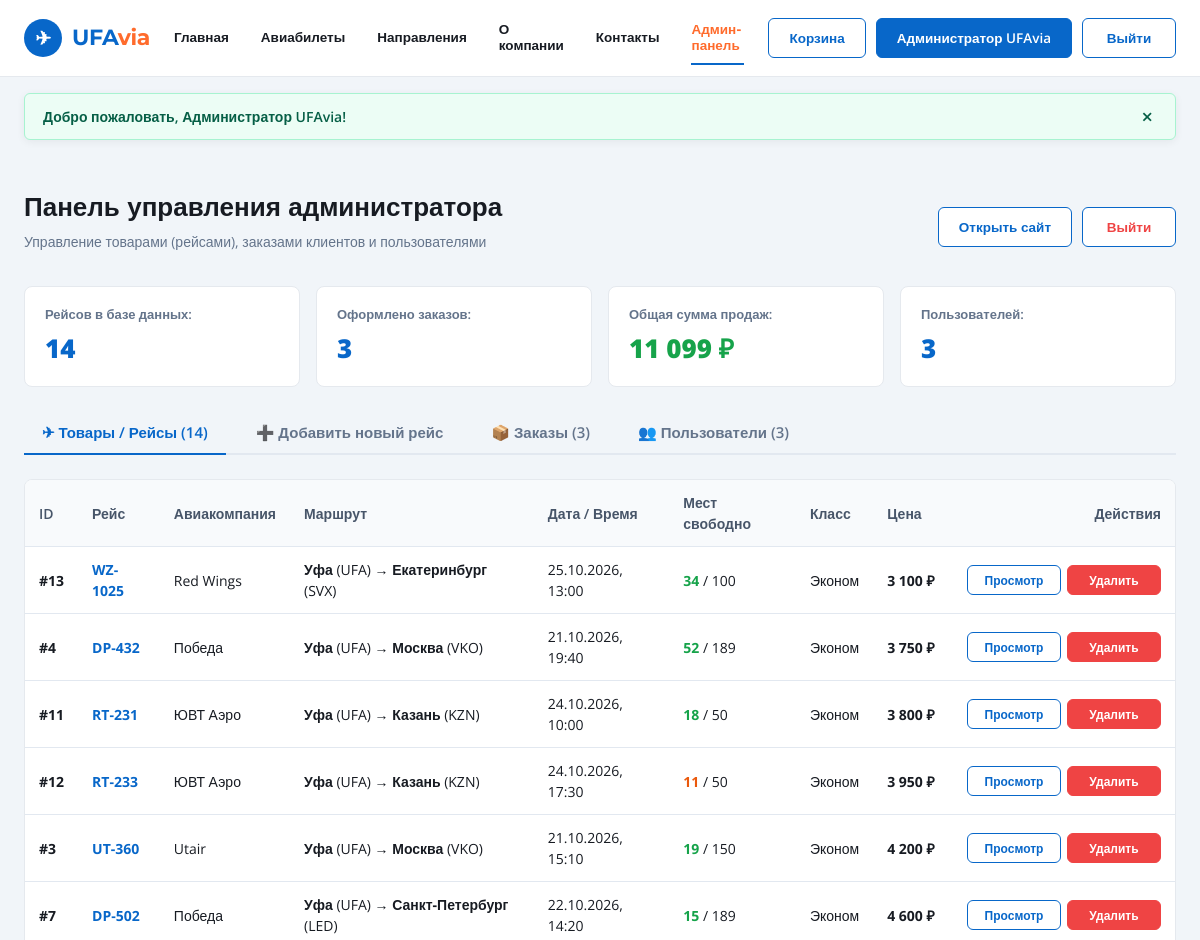
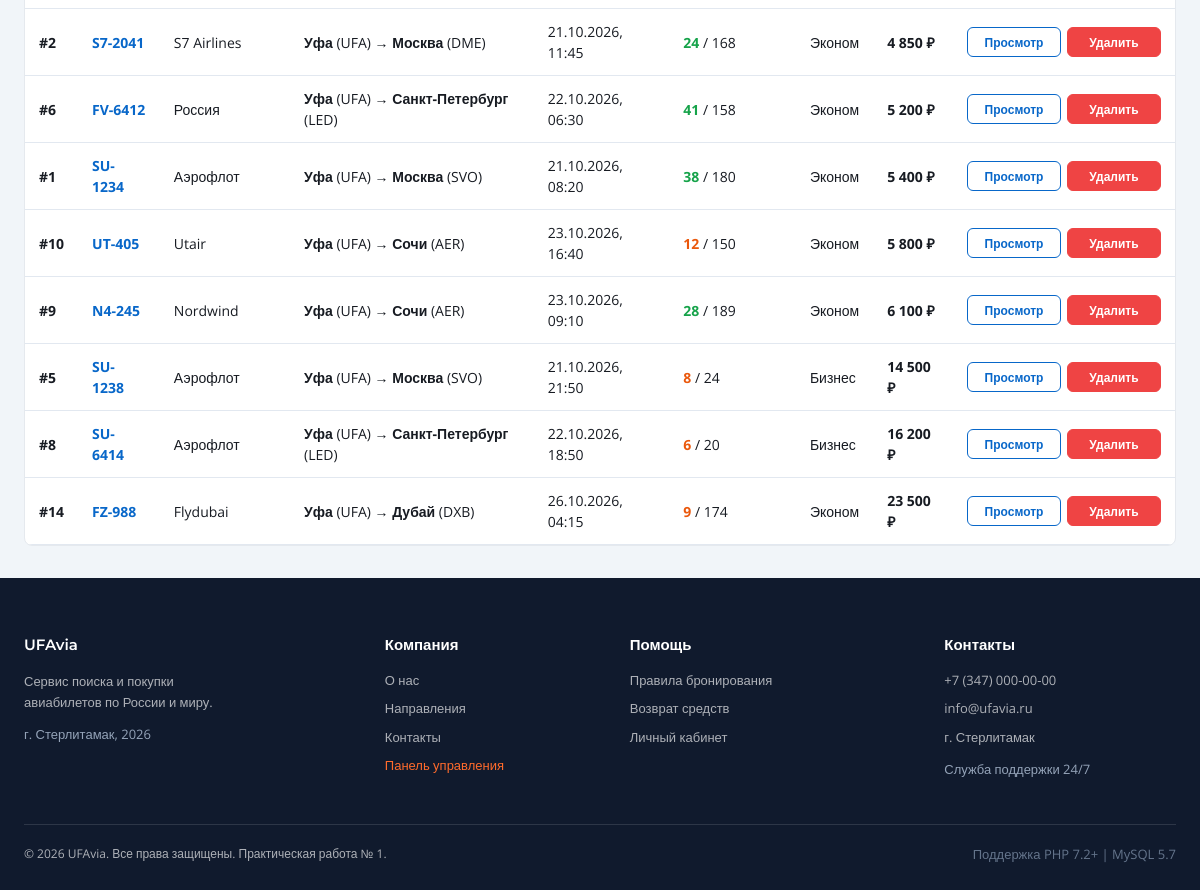
Screenshot of /pages/admin.php (signed in) with the database file from the repository (2 pictures, top to bottom).
### tables this page shows
CREATE TABLE `users` (
    `id` INT NOT NULL AUTO_INCREMENT,
    `name` VARCHAR(255) NOT NULL COMMENT 'ФИО пользователя',
    `email` VARCHAR(255) NOT NULL UNIQUE COMMENT 'Email (логин)',
    `phone` VARCHAR(50) NULL COMMENT 'Телефон',
    `password` VARCHAR(255) NOT NULL COMMENT 'Хэш пароля (password_hash)',
    `role` VARCHAR(50) NOT NULL DEFAULT 'user' COMMENT 'Роль: admin / user',
    `created_at` TIMESTAMP DEFAULT CURRENT_TIMESTAMP COMMENT 'Дата регистрации',
    PRIMARY KEY (`id`)
);

CREATE TABLE `flights` (
    `id` INT NOT NULL AUTO_INCREMENT,
    `flight_number` VARCHAR(50) NOT NULL COMMENT 'Номер рейса (SU-1234)',
    `airline` VARCHAR(100) NOT NULL COMMENT 'Авиакомпания',
    `airline_code` VARCHAR(10) NOT NULL COMMENT 'Код авиакомпании (SU, S7)',
    `origin` VARCHAR(100) NOT NULL COMMENT 'Город вылета (Уфа)',
    `origin_code` VARCHAR(10) NOT NULL COMMENT 'Код аэропорта вылета (UFA)',
    `destination` VARCHAR(100) NOT NULL COMMENT 'Город прилета (Москва)',
    `destination_code` VARCHAR(10) NOT NULL COMMENT 'Код аэропорта прилета (SVO)',
    `departure_date` DATE NOT NULL COMMENT 'Дата вылета',
    `departure_time` VARCHAR(20) NOT NULL COMMENT 'Время вылета',
    `arrival_time` VARCHAR(20) NOT NULL COMMENT 'Время прилета',
    `duration` INT NOT NULL COMMENT 'Длительность полета в минутах',
    `price` INT NOT NULL COMMENT 'Базовая цена билета в рублях',
    `seats_total` INT NOT NULL DEFAULT 180 COMMENT 'Всего мест в самолете',
    `seats_available` INT NOT NULL DEFAULT 42 COMMENT 'Свободных мест',
    `cabin` VARCHAR(50) NOT NULL DEFAULT 'economy' COMMENT 'Класс: economy / business',
    `stops` INT NOT NULL DEFAULT 0 COMMENT 'Пересадок: 0 - прямой рейс',
    `created_at` TIMESTAMP DEFAULT CURRENT_TIMESTAMP COMMENT 'Дата добавления',
    PRIMARY KEY (`id`)
);

### includes/auth.php (called while the page is built, shortened)
<?php
function getCurrentUser() {
    if (!empty($_SESSION['user_id'])) {
        $db = getDb();
        $stmt = $db->prepare("SELECT id, name, email, phone, role, created_at FROM users WHERE id = :id");
        $stmt->execute([':id' => (int)$_SESSION['user_id']]);
        $user = $stmt->fetch();
        if ($user) {
            return $user;
        }
    }
    return null;
}
function isAdmin(): bool {
    $user = getCurrentUser();
    return $user && $user['role'] === 'admin';
}
function getFlash(): ?array {
    if (!empty($_SESSION['flash'])) {
        $f = $_SESSION['flash'];
        return $f;
    }
    return null;
}

### includes/flights.php (called while the page is built, shortened)
<?php
function getFlights(array $filters = []): array {
    $db = getDb();
    $params = [];
    $sql = "SELECT * FROM flights";
    $sort = $filters['sort'] ?? 'price';
    if ($sort === 'departure') {
        $sql .= " ORDER BY departure_time ASC";
    } elseif ($sort === 'duration') {
        $sql .= " ORDER BY duration ASC";
    } else {
        $sql .= " ORDER BY price ASC";
    }
    $stmt = $db->prepare($sql);
    $stmt->execute($params);
    return $stmt->fetchAll(PDO::FETCH_ASSOC);
}

### pages/admin.php (the view, shortened to what this page needs)
<?php
require_once __DIR__ . '/../includes/auth.php';
require_once __DIR__ . '/../includes/flights.php';
    ?>
    <?php
$db = getDb();
$totalFlights = (int)$db->query("SELECT COUNT(*) FROM flights")->fetchColumn();
$totalOrders  = (int)$db->query("SELECT COUNT(*) FROM orders")->fetchColumn();
$totalRevenue = (int)$db->query("SELECT COALESCE(SUM(total_amount), 0) FROM orders WHERE status != 'Отменён'")->fetchColumn();
$totalUsers   = (int)$db->query("SELECT COUNT(*) FROM users")->fetchColumn();
$activeTab = $_GET['tab'] ?? 'flights';
$flightsList = getFlights(['sort' => 'price']);
?>
<!doctype html>
<html lang="ru">
<head>
  <link rel="stylesheet" href="../assets/css/base.css">
</head>
<body style="background: #f1f5f9;">
  <?php include __DIR__ . '/../includes/header.php'; ?>
  <main style="padding: 32px 0;">
    <div class="container">
      <div style="display: flex; justify-content: space-between; align-items: center; margin-bottom: 20px; flex-wrap: wrap; gap: 10px;">
        <div>
          <h1 style="font-size: 26px; color: var(--ink); margin: 0;">Панель управления администратора</h1>
          <p style="color: #64748b; font-size: 14px; margin-top: 4px;">Управление товарами (рейсами), заказами клиентов и пользователями</p>
        </div>
        <div style="display: flex; gap: 10px;">
          <a href="search.php" class="button button-outline" target="_blank">Открыть сайт</a>
          <a href="logout.php" class="button button-outline" style="color: #ef4444;">Выйти</a>
        </div>
      </div>
      <div class="admin-stats-grid">
        <div class="stat-card">
          <div class="stat-lbl">Рейсов в базе данных:</div>
          <div class="stat-val"><?= $totalFlights ?></div>
        </div>
        <div class="stat-card">
          <div class="stat-lbl">Оформлено заказов:</div>
          <div class="stat-val"><?= $totalOrders ?></div>
        </div>
        <div class="stat-card">
          <div class="stat-lbl">Общая сумма продаж:</div>
          <div class="stat-val" style="color: #16a34a;"><?= number_format($totalRevenue ?: 0, 0, '', ' ') ?> ₽</div>
        </div>
        <div class="stat-card">
          <div class="stat-lbl">Пользователей:</div>
          <div class="stat-val"><?= $totalUsers ?></div>
        </div>
      </div>
      <nav class="admin-nav">
        <a href="admin.php?tab=flights" class="admin-nav-item <?= $activeTab === 'flights' ? 'active' : '' ?>">✈ Товары / Рейсы (<?= $totalFlights ?>)</a>
        <a href="admin.php?tab=add_flight" class="admin-nav-item <?= $activeTab === 'add_flight' ? 'active' : '' ?>">➕ Добавить новый рейс</a>
        <a href="admin.php?tab=orders" class="admin-nav-item <?= $activeTab === 'orders' ? 'active' : '' ?>">📦 Заказы (<?= $totalOrders ?>)</a>
        <a href="admin.php?tab=users" class="admin-nav-item <?= $activeTab === 'users' ? 'active' : '' ?>">👥 Пользователи (<?= $totalUsers ?>)</a>
      </nav>
      <?php if ($activeTab === 'flights'): ?>
        <div class="table-container">
          <table class="admin-table">
            <thead>
              <tr>
                <th>ID</th>
                <th>Рейс</th>
                <th>Авиакомпания</th>
                <th>Маршрут</th>
                <th>Дата / Время</th>
                <th>Мест свободно</th>
                <th>Класс</th>
                <th>Цена</th>
                <th style="text-align: right;">Действия</th>
              </tr>
            </thead>
            <tbody>
              <?php foreach ($flightsList as $fl): ?>
                <tr>
                  <td><strong>#<?= $fl['id'] ?></strong></td>
                  <td><span style="font-weight: 700; color: var(--blue);"><?= htmlspecialchars($fl['flight_number']) ?></span></td>
                  <td><?= htmlspecialchars($fl['airline']) ?></td>
                  <td><strong><?= htmlspecialchars($fl['origin']) ?></strong> (<?= htmlspecialchars($fl['origin_code']) ?>) → <strong><?= htmlspecialchars($fl['destination']) ?></strong> (<?= htmlspecialchars($fl['destination_code']) ?>)</td>
                  <td><?= date('d.m.Y', strtotime($fl['departure_date'])) ?>, <?= htmlspecialchars($fl['departure_time']) ?></td>
                  <td>
                    <span style="color: <?= $fl['seats_available'] < 15 ? '#ea580c' : '#16a34a' ?>; font-weight: 700;">
                      <?= $fl['seats_available'] ?>
                    </span> / <?= $fl['seats_total'] ?>
                  </td>
                  <td><?= $fl['cabin'] === 'business' ? 'Бизнес' : 'Эконом' ?></td>
                  <td><strong><?= number_format($fl['price'], 0, '', ' ') ?> ₽</strong></td>
                  <td style="text-align: right;">
                    <div style="display: flex; gap: 6px; justify-content: flex-end;">
                      <a href="tickets.php?flight_id=<?= $fl['id'] ?>" class="button button-outline" style="font-size: 12px; height: 30px; padding: 0 8px;" target="_blank">Просмотр</a>
                      <form method="POST" action="admin.php" style="margin: 0;" onsubmit="return confirm('Удалить рейс #<?= $fl['id'] ?> (<?= htmlspecialchars($fl['flight_number']) ?>)?');">
                        <button type="submit" class="button" style="font-size: 12px; height: 30px; padding: 0 8px; background: #ef4444; border-color: #ef4444;">
                          Удалить
                        </button>
                      </form>
                    </div>
                  </td>
                </tr>
              <?php endforeach; ?>
            </tbody>
          </table>
        </div>
      <?php endif; ?>
    </div>
  </main>
  <?php include __DIR__ . '/../includes/footer.php'; ?>
</body>
</html>

### includes/header.php (shortened to what this page needs)
<?php
require_once __DIR__ . '/auth.php';
$currentUser = getCurrentUser();
$flash = getFlash();
$isPagesDir = (strpos($_SERVER['SCRIPT_NAME'], '/pages/') !== false);
$basePath = $isPagesDir ? '../' : './';
?>
<header class="site-header">
  <div class="header-inner">
    <a class="logo" href="<?= $basePath ?>index.php" aria-label="UFAvia — главная">
      <span class="logo-icon" aria-hidden="true">✈</span>
      <span>UFA<span class="logo-accent">via</span></span>
    </a>
    <nav class="main-nav" aria-label="Основная навигация">
      <a href="<?= $basePath ?>index.php" class="<?= basename($_SERVER['PHP_SELF']) === 'index.php' ? 'active' : '' ?>">Главная</a>
      <a href="<?= $basePath ?>pages/search.php" class="<?= basename($_SERVER['PHP_SELF']) === 'search.php' ? 'active' : '' ?>">Авиабилеты</a>
      <a href="<?= $basePath ?>index.php#destinations">Направления</a>
      <a href="<?= $basePath ?>index.php#about">О компании</a>
      <a href="<?= $basePath ?>index.php#contacts">Контакты</a>
      <?php if (isAdmin()): ?>
        <a href="<?= $basePath ?>pages/admin.php" class="admin-link-nav <?= basename($_SERVER['PHP_SELF']) === 'admin.php' ? 'active' : '' ?>" style="color: #ff6b2c; font-weight: 700;">Админ-панель</a>
      <?php endif; ?>
    </nav>
    <div class="header-actions">
      <a class="button button-outline cart-btn-with-badge" href="<?= $basePath ?>pages/cart.php" id="cart-button">
        Корзина
      </a>
      <?php if ($currentUser): ?>
        <a class="button button-user-name" href="<?= $basePath ?>pages/profile.php">
          <span><?= htmlspecialchars($currentUser['name']) ?></span>
        </a>
        <a class="button button-outline button-logout" href="<?= $basePath ?>pages/logout.php" title="Выйти из аккаунта">
          Выйти
        </a>
      <?php else: ?>
        <button class="button" type="button" onclick="openAuthModal('login')">Войти</button>
      <?php endif; ?>
    </div>
  </div>
</header>
<?php if ($flash): ?>
  <div class="container flash-container" style="margin-top: 16px;">
    <div class="flash-alert flash-<?= htmlspecialchars($flash['type']) ?>" role="alert">
      <?= htmlspecialchars($flash['message']) ?>
      <button type="button" class="flash-close" onclick="this.parentElement.remove()">×</button>
    </div>
  </div>
<?php endif; ?>

### assets/css/base.css (style rules this page uses)
:root { --blue: #0867c9; --blue-dark: #0058b5; --orange: #ff6b2c; --orange-dark: #e85a1c; --ink: #171b22; --muted: #6b7280; --pale: #f4f6f8; --line: #e5e9ee; --footer: #101a2d; --container: 1160px; --radius: 6px; --background: var(--pale); --text: var(--ink); --border: var(--line); }
*, *::before, *::after { box-sizing: border-box; }
html { scroll-behavior: smooth; -webkit-font-smoothing: antialiased; }
body { margin: 0; min-height: 100vh; display: flex; flex-direction: column; color: var(--ink); background: var(--pale); font: 15px/1.5 "Open Sans", Arial, sans-serif; }
main { flex: 1 0 auto; }
h1, h2, h3 { font-family: "Montserrat", "Open Sans", Arial, sans-serif; }
a { color: inherit; text-decoration: none; }
button, input, select, textarea { font: inherit; }
button { cursor: pointer; }
.container, .header-inner { width: min(calc(100% - 48px), var(--container)); margin-inline: auto; }
.site-header { position: sticky; top: 0; z-index: 100; background: #fff; border-bottom: 1px solid var(--line); }
.header-inner { min-height: 76px; display: flex; align-items: center; gap: 24px; }
.logo { display: inline-flex; align-items: center; gap: 10px; flex: 0 0 auto; color: var(--blue); font: 700 22px/1 "Montserrat", sans-serif; letter-spacing: -.4px; white-space: nowrap; }
.logo-icon { width: 38px; height: 38px; display: grid; place-items: center; border-radius: 50%; background: var(--blue); color: #fff; font-size: 19px; }
.logo-accent { color: var(--orange); }
.main-nav { display: flex; align-items: center; gap: 32px; margin-left: auto; font: 600 13.5px "Montserrat", sans-serif; }
.main-nav a { padding: 10px 0; border-bottom: 2px solid transparent; transition: color .2s, border-color .2s; }
.main-nav a.active, .main-nav a[aria-current="page"] { color: var(--blue); border-bottom-color: var(--blue); }
.header-actions { display: flex; gap: 10px; flex: 0 0 auto; }
.button { display: inline-flex; align-items: center; justify-content: center; text-align: center; text-decoration: none; min-width: 94px; height: 40px; padding: 0 20px; border: 1px solid var(--blue); border-radius: var(--radius); background: var(--blue); color: #fff; font-size: 13.5px; font-weight: 600; line-height: normal; white-space: nowrap; transition: background .2s, border-color .2s, color .2s; box-sizing: border-box; }
.button-outline { background: #fff; color: var(--blue); }
.cart-btn-with-badge { position: relative; display: inline-flex; align-items: center; gap: 8px; }
.flash-alert { padding: 12px 18px; border-radius: var(--radius); font-size: 14px; font-weight: 600; display: flex; align-items: center; justify-content: space-between; margin-bottom: 16px; box-shadow: 0 2px 8px rgba(0,0,0,0.06); }
.flash-success { background: #ecfdf5; color: #065f46; border: 1px solid #a7f3d0; }
.flash-close { background: none; border: none; font-size: 20px; cursor: pointer; color: inherit; padding: 0 4px; line-height: 1; }

### pages/admin.php (style rules this page uses)
.admin-stats-grid { display: grid; grid-template-columns: repeat(auto-fit, minmax(200px, 1fr)); gap: 16px; margin-bottom: 24px; }
.stat-card { background: #fff; border: 1px solid var(--line); border-radius: 8px; padding: 18px 20px; }
.stat-val { font-size: 26px; font-weight: 800; color: var(--blue); margin-top: 4px; }
.stat-lbl { font-size: 13px; color: #64748b; font-weight: 600; }
.admin-nav { display: flex; gap: 12px; border-bottom: 2px solid #e2e8f0; margin-bottom: 24px; }
.admin-nav-item { padding: 10px 18px; font-weight: 600; font-size: 15px; color: #64748b; text-decoration: none; position: relative; }
.admin-nav-item.active { color: var(--blue); }
.admin-nav-item.active::after { content: ''; position: absolute; bottom: -2px; left: 0; right: 0; height: 2px; background: var(--blue); }
.admin-table { width: 100%; border-collapse: collapse; font-size: 14px; }
.admin-table th, .admin-table td { padding: 12px 14px; text-align: left; border-bottom: 1px solid #e2e8f0; }
.admin-table th { background: #f8fafc; font-weight: 600; color: #475569; }
.table-container { background: #fff; border-radius: 8px; border: 1px solid var(--line); overflow-x: auto; }

### rows the page displays
users: name "Администратор UFAvia"
flights: id "13", flight_number "WZ-1025", airline "Red Wings", origin "Уфа", origin_code "UFA", destination "Екатеринбург", destination_code "SVX", departure_date "25.10.2026", departure_time "13:00", seats_available "34", seats_total "100", cabin "Эконом", price "3 100"
flights: id "4", flight_number "DP-432", airline "Победа", origin "Уфа", origin_code "UFA", destination "Москва", destination_code "VKO", departure_date "21.10.2026", departure_time "19:40", seats_available "52", seats_total "189", cabin "Эконом", price "3 750"
flights: id "11", flight_number "RT-231", airline "ЮВТ Аэро", origin "Уфа", origin_code "UFA", destination "Казань", destination_code "KZN", departure_date "24.10.2026", departure_time "10:00", seats_available "18", seats_total "50", cabin "Эконом", price "3 800"
flights: id "12", flight_number "RT-233", airline "ЮВТ Аэро", origin "Уфа", origin_code "UFA", destination "Казань", destination_code "KZN", departure_date "24.10.2026", departure_time "17:30", seats_available "11", seats_total "50", cabin "Эконом", price "3 950"
flights: id "3", flight_number "UT-360", airline "Utair", origin "Уфа", origin_code "UFA", destination "Москва", destination_code "VKO", departure_date "21.10.2026", departure_time "15:10", seats_available "19", seats_total "150", cabin "Эконом", price "4 200"
flights: id "7", flight_number "DP-502", airline "Победа", origin "Уфа", origin_code "UFA", destination "Санкт-Петербург", destination_code "LED", departure_date "22.10.2026", departure_time "14:20", seats_available "15", seats_total "189", cabin "Эконом", price "4 600"
flights: id "2", flight_number "S7-2041", airline "S7 Airlines", origin "Уфа", origin_code "UFA", destination "Москва", destination_code "DME", departure_date "21.10.2026", departure_time "11:45", seats_available "24", seats_total "168", cabin "Эконом", price "4 850"
flights: id "6", flight_number "FV-6412", airline "Россия", origin "Уфа", origin_code "UFA", destination "Санкт-Петербург", destination_code "LED", departure_date "22.10.2026", departure_time "06:30", seats_available "41", seats_total "158", cabin "Эконом", price "5 200"
flights: id "1", flight_number "SU-1234", airline "Аэрофлот", origin "Уфа", origin_code "UFA", destination "Москва", destination_code "SVO", departure_date "21.10.2026", departure_time "08:20", seats_available "38", seats_total "180", cabin "Эконом", price "5 400"
flights: id "10", flight_number "UT-405", airline "Utair", origin "Уфа", origin_code "UFA", destination "Сочи", destination_code "AER", departure_date "23.10.2026", departure_time "16:40", seats_available "12", seats_total "150", cabin "Эконом", price "5 800"
flights: id "9", flight_number "N4-245", airline "Nordwind", origin "Уфа", origin_code "UFA", destination "Сочи", destination_code "AER", departure_date "23.10.2026", departure_time "09:10", seats_available "28", seats_total "189", cabin "Эконом", price "6 100"
flights: id "5", flight_number "SU-1238", airline "Аэрофлот", origin "Уфа", origin_code "UFA", destination "Москва", destination_code "SVO", departure_date "21.10.2026", departure_time "21:50", seats_available "8", seats_total "24", cabin "Бизнес", price "14 500"
flights: id "8", flight_number "SU-6414", airline "Аэрофлот", origin "Уфа", origin_code "UFA", destination "Санкт-Петербург", destination_code "LED", departure_date "22.10.2026", departure_time "18:50", seats_available "6", seats_total "20", cabin "Бизнес", price "16 200"
flights: id "14", flight_number "FZ-988", airline "Flydubai", origin "Уфа", origin_code "UFA", destination "Дубай", destination_code "DXB", departure_date "26.10.2026", departure_time "04:15", seats_available "9", seats_total "174", cabin "Эконом", price "23 500"

### other values shown
$flash['message'] "Добро пожаловать, Администратор UFAvia!"
$totalFlights "14"
$totalOrders "3"
$totalRevenue ?: 0 "11 099"
$totalUsers "3"
